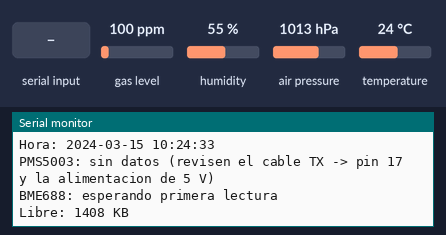
The sketch below on a simulated ESP32-S3. Parts: the last lines printed to the serial monitor. The inputs (shaded band) are chosen by the test bench; at power-on: gas level 100 ppm, humidity 55 %, air pressure 1013 hPa, temperature 24 °C. WiFi joins after 1.5 s; servers stay silent unless stated; the local clock reads 2024-03-15 10:24:30 at power-on unless the sketch sets it; storage starts empty.

Above: at 4.2 s.
4.3 s: "status 1\n" received over Serial
At 5.5 s:
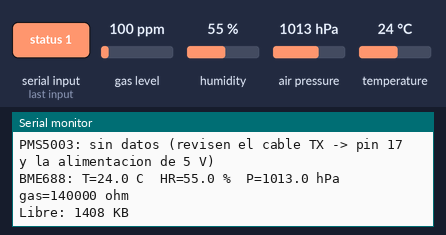
5.8 s: "start\n" received over Serial
At 6.3 s:
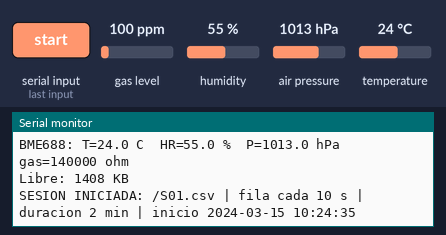
7.3 s: "status 150\n" received over Serial
At 8.2 s:
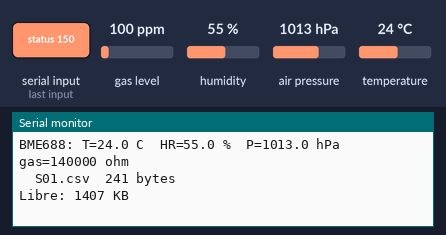
8.8 s: "start 1\n" received over Serial
At 9.5 s:
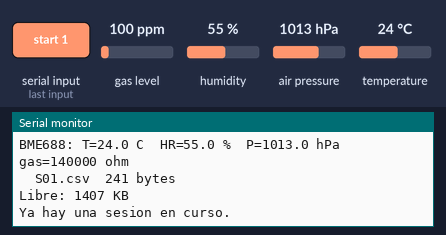
16.0 s: "dump\n" received over Serial
At 17.2 s:
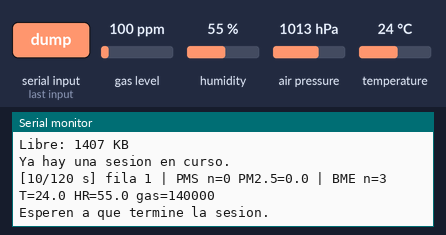
17.5 s: "/\n" received over Serial
At 18.5 s:
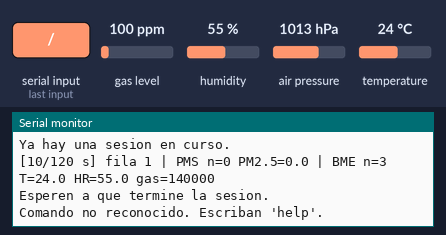

Measured:
- after the input at 4.3 s, the serial monitor: prints a new line at once (image 1)
- after the input at 5.8 s, the serial monitor: prints a new line at once (image 2)
- after the input at 7.3 s, the serial monitor: prints a new line at once (image 3)
- after the input at 8.8 s, the serial monitor: prints a new line at once (image 4)
- after the input at 16.0 s, the serial monitor: prints a new line at once (image 5)
- after the input at 17.5 s, the serial monitor: prints a new line at once (image 6)

The sketch:

esp32s3_logger.ino
```cpp
/*
 * Registro de datos PMS5003 + BME688 en ESP32-S3
 * ------------------------------------------------------------------
 * Pines:  SDA = 15, SCL = 16 (BME688)   |   PMS5003 TX -> pin 17 (RX del ESP32)
 * Librerias (Library Manager): "Adafruit BME680 Library" y "Adafruit Unified Sensor"
 * Placa: ESP32S3 Dev Module. Si usan el puerto USB nativo, activen "USB CDC On Boot".
 *
 * Como funciona:
 *  - Los sensores trabajan SIEMPRE con el mismo ciclo (PMS5003 ~1 lectura/s, BME688 cada
 *    BME_PERIOD_MS), con o sin sesion. Asi el BME688 mantiene su ciclo de calentador constante.
 *  - Cada LOG_INTERVAL se guarda UNA fila con el PROMEDIO de todas las lecturas de esa ventana.
 *  - El CSV se escribe en la memoria del ESP32 (LittleFS) fila por fila, y al terminar la
 *    sesion se imprime por serial entre marcas (#BEGIN_CSV / #END_CSV) para que guardar_csv.py
 *    lo guarde en la PC. Tambien se puede pedir despues con el comando "dump".
 *
 * Comandos por Serial Monitor (115200, terminador "Newline"):
 *   help | status | ls
 *   set interval <segundos>     cada cuanto se guarda una fila (2 a 3600)
 *   set duration <minutos>      duracion de la sesion (1 a 1440)
 *   set id <nombre>             identificador de la sesion (ej. C1_ocupacion)
 *   settime AAAA-MM-DD HH:MM:SS fija la hora LOCAL (si no usan WiFi)
 *   start | stop
 *   e <texto>                   anota un evento en la siguiente fila (ej. "e entra persona 3")
 *   dump <archivo> | del <archivo>
 */

#include <Arduino.h>
#include <Wire.h>
#include <WiFi.h>
#include <LittleFS.h>
#include <time.h>
#include <sys/time.h>
#include <Adafruit_Sensor.h>
#include <Adafruit_BME680.h>

// ======================= PINES =======================
constexpr int PIN_SDA    = 15;
constexpr int PIN_SCL    = 16;
constexpr int PIN_PMS_RX = 18;   // pin del ESP32 conectado al TX del PMS5003

// ================ VALORES POR DEFECTO ================
uint32_t logIntervalS = 10;      // cada cuantos segundos se guarda una fila
uint32_t durationMin  = 2;     // duracion de la sesion en minutos
String   sessionId    = "S01";   // nombre del archivo: /<sessionId>.csv

// BME688: NO cambien esto entre sesiones, y usen lo mismo en el firmware final.
constexpr uint16_t HEATER_TEMP_C  = 320;    // temperatura del calentador (C)
constexpr uint16_t HEATER_MS      = 150;    // duracion del calentamiento (ms)
constexpr uint32_t BME_PERIOD_MS  = 3000;   // una medicion cada 3 s

// WiFi solo para fijar la hora por NTP al arrancar (despues se apaga). Dejen vacio para no usarlo.
const char* WIFI_SSID = "INFINITUM052C";
const char* WIFI_PASS = "4srXAECjed";
const char* TZ_INFO   = "PST8PDT,M3.2.0,M11.1.0";   // hora de Tijuana/Mexicali

constexpr uint32_t SERIAL_BAUD = 115200;

// ===================== ESTADO ========================
Adafruit_BME680 bme;
bool bmeOk      = false;
bool timeSynced = false;

bool     running = false;
File     logFile;
String   logName;
String   activeId;
uint32_t startMs = 0, nextLogMs = 0, nextBmeMs = 0, rowCount = 0;
uint32_t effInterval = 10, effDuration = 120;

// Acumuladores de la ventana actual
double   pmsSum[12]; uint32_t pmsN = 0;   // 0-5: PM (cf1 y atm), 6-11: conteos por tamano
double   bmeSum[4];  uint32_t bmeN = 0;   // temp, HR, presion (hPa), resistencia de gas (ohm)
String   pendingEvent;

// Ultimas lecturas (para "status")
double   lastPms[12]; bool havePms = false;
double   lastBme[4];  bool haveBme = false;

const char* CSV_HEADER =
  "session_id,epoch_utc,timestamp_local,elapsed_s,pms_n,"
  "pm1_0_cf1,pm2_5_cf1,pm10_cf1,pm1_0_atm,pm2_5_atm,pm10_atm,"
  "n0_3,n0_5,n1_0,n2_5,n5_0,n10,"
  "bme_n,temp_c,rh_pct,pressure_hpa,gas_ohm,log10_gas,abs_hum_gm3,"
  "heater_c,heater_ms,event,co2_ref_ppm";

// ================== UTILIDADES =======================
double absHumidity(double tC, double rh) {   // g/m3
  return 6.112 * exp(17.67 * tC / (tC + 243.5)) * rh * 2.1674 / (273.15 + tC);
}

void resetAccumulators() {
  for (int i = 0; i < 12; i++) pmsSum[i] = 0;
  for (int i = 0; i < 4; i++)  bmeSum[i] = 0;
  pmsN = 0; bmeN = 0;
}

String sanitizeId(String s) {
  String o;
  for (size_t i = 0; i < s.length() && o.length() < 40; i++) {
    char c = s[i];
    if (isalnum((unsigned char)c) || c == '_' || c == '-') o += c;
  }
  return o;
}

String sanitizeEvent(String s) {
  s.replace(",", ";");
  s.replace("\n", " ");
  s.replace("\r", " ");
  return s;
}

String normPath(String n) {
  n.trim();
  if (!n.startsWith("/")) n = "/" + n;
  return n;
}

bool syncTime() {
  if (strlen(WIFI_SSID) == 0) return false;
  Serial.print("Conectando a WiFi para fijar la hora");
  WiFi.mode(WIFI_STA);
  WiFi.begin(WIFI_SSID, WIFI_PASS);
  uint32_t t0 = millis();
  while (WiFi.status() != WL_CONNECTED && millis() - t0 < 15000) { delay(300); Serial.print("."); }
  Serial.println();
  if (WiFi.status() != WL_CONNECTED) {
    Serial.println("No se pudo conectar. Usen 'settime' para fijar la hora.");
    WiFi.mode(WIFI_OFF);
    return false;
  }
  configTzTime(TZ_INFO, "pool.ntp.org", "time.google.com");
  struct tm ti;
  bool ok = getLocalTime(&ti, 10000);
  WiFi.disconnect(true);
  WiFi.mode(WIFI_OFF);   // se apaga para no calentar el BME688
  Serial.println(ok ? "Hora sincronizada por NTP." : "NTP fallo. Usen 'settime'.");
  return ok;
}

String localTimeString() {
  if (!timeSynced) return "sin hora";
  time_t now = time(nullptr);
  struct tm t; localtime_r(&now, &t);
  char b[24]; strftime(b, sizeof b, "%Y-%m-%d %H:%M:%S", &t);
  return String(b);
}

// ================== LECTURA PMS5003 ==================
// Trama de 32 bytes: 0x42 0x4D, longitud (28), 13 palabras de datos, suma de verificacion.
void pmsService() {
  static uint8_t buf[32];
  static uint8_t idx = 0;
  while (Serial1.available()) {
    uint8_t b = Serial1.read();
    if (idx == 0) {
      if (b == 0x42) buf[idx++] = b;
    } else if (idx == 1) {
      if (b == 0x4D) buf[idx++] = b;
      else idx = (b == 0x42) ? 1 : 0;
    } else {
      buf[idx++] = b;
      if (idx == 32) {
        idx = 0;
        uint16_t sum = 0;
        for (int i = 0; i < 30; i++) sum += buf[i];
        uint16_t chk = ((uint16_t)buf[30] << 8) | buf[31];
        uint16_t len = ((uint16_t)buf[2] << 8) | buf[3];
        if (sum == chk && len == 28) {
          for (int i = 0; i < 12; i++) {
            double v = ((uint16_t)buf[4 + 2 * i] << 8) | buf[5 + 2 * i];
            lastPms[i] = v;
            if (running) pmsSum[i] += v;
          }
          havePms = true;
          if (running) pmsN++;
        }
      }
    }
  }
}

// ================== LECTURA BME688 ===================
void bmeService() {
  if (!bmeOk) return;
  uint32_t now = millis();
  if ((int32_t)(now - nextBmeMs) < 0) return;
  nextBmeMs += BME_PERIOD_MS;
  if ((int32_t)(now - nextBmeMs) > 0) nextBmeMs = now + BME_PERIOD_MS;   // si nos atrasamos, no recuperar
  if (!bme.performReading()) return;
  double v[4] = { bme.temperature, bme.humidity, bme.pressure / 100.0, bme.gas_resistance };
  for (int i = 0; i < 4; i++) {
    lastBme[i] = v[i];
    if (running) bmeSum[i] += v[i];
  }
  haveBme = true;
  if (running) bmeN++;
}

// ================== FILA DEL CSV =====================
String buildRow(uint32_t elapsedS) {
  String r; r.reserve(320);
  r += activeId;
  if (timeSynced) {
    time_t now = time(nullptr);
    struct tm t; localtime_r(&now, &t);
    char tb[24]; strftime(tb, sizeof tb, "%Y-%m-%d %H:%M:%S", &t);
    r += ','; r += String((unsigned long)now);
    r += ','; r += tb;
  } else {
    r += ",,";
  }
  r += ','; r += String((unsigned long)elapsedS);
  r += ','; r += String((unsigned long)pmsN);
  for (int i = 0; i < 12; i++) {
    r += ',';
    if (pmsN) r += String(pmsSum[i] / pmsN, 1);
  }
  r += ','; r += String((unsigned long)bmeN);
  if (bmeN) {
    double t = bmeSum[0] / bmeN, h = bmeSum[1] / bmeN, p = bmeSum[2] / bmeN, g = bmeSum[3] / bmeN;
    r += ','; r += String(t, 2);
    r += ','; r += String(h, 2);
    r += ','; r += String(p, 2);
    r += ','; r += String(g, 0);
    r += ','; r += String(log10(g), 4);
    r += ','; r += String(absHumidity(t, h), 3);
  } else {
    r += ",,,,,,";
  }
  r += ','; r += String((int)HEATER_TEMP_C);
  r += ','; r += String((int)HEATER_MS);
  r += ','; r += pendingEvent;
  r += ',';                       // co2_ref_ppm: se llena despues con los datos del AQM65
  return r;
}

// ================== ARCHIVOS =========================
void dumpFile(String name) {
  name = normPath(name);
  File f = LittleFS.open(name, "r");
  if (!f) { Serial.println("No existe: " + name); return; }
  Serial.print("#BEGIN_CSV,"); Serial.println(name.substring(1));
  uint8_t b[256]; size_t n;
  while ((n = f.read(b, sizeof b)) > 0) Serial.write(b, n);
  f.close();
  Serial.println("#END_CSV");
  Serial.flush();
}

void listFiles() {
  File root = LittleFS.open("/");
  File f = root.openNextFile();
  while (f) {
    Serial.printf("  %s  %lu bytes\n", f.name(), (unsigned long)f.size());
    f = root.openNextFile();
  }
  Serial.printf("Libre: %lu KB\n", (unsigned long)((LittleFS.totalBytes() - LittleFS.usedBytes()) / 1024));
}

// ================== SESION ===========================
void startSession() {
  if (running) { Serial.println("Ya hay una sesion en curso."); return; }
  if (!bmeOk) Serial.println("AVISO: BME688 no detectado, esas columnas quedaran vacias.");
  if (!timeSynced) Serial.println("AVISO: sin hora. Anoten la hora de inicio o usen 'settime'.");

  String base = sessionId;
  String name = "/" + base + ".csv";
  int n = 2;
  while (LittleFS.exists(name)) { name = "/" + base + "_" + String(n) + ".csv"; n++; }
  logFile = LittleFS.open(name, "w");
  if (!logFile) { Serial.println("No se pudo crear el archivo."); return; }
  logName  = name;
  activeId = name.substring(1, name.length() - 4);
  logFile.println(CSV_HEADER);
  logFile.flush();

  effInterval = logIntervalS;
  effDuration = durationMin;
  resetAccumulators();
  pendingEvent = "";
  rowCount = 0;
  startMs   = millis();
  nextLogMs = startMs + effInterval * 1000UL;
  running   = true;
  Serial.printf("SESION INICIADA: %s | fila cada %lu s | duracion %lu min | inicio %s\n",
                logName.c_str(), (unsigned long)effInterval, (unsigned long)effDuration,
                localTimeString().c_str());
}

void finishSession(const char* why) {
  running = false;
  logFile.close();
  Serial.printf("SESION TERMINADA (%s): %lu filas en %s | fin %s\n",
                why, (unsigned long)rowCount, logName.c_str(), localTimeString().c_str());
  dumpFile(logName);
}

void printStatus() {
  Serial.println("---- ESTADO ----");
  Serial.printf("Sesion: %s | intervalo %lu s | duracion %lu min | %s\n",
                sessionId.c_str(), (unsigned long)logIntervalS, (unsigned long)durationMin,
                running ? "EN CURSO" : "detenida");
  Serial.printf("Hora: %s\n", localTimeString().c_str());
  if (running) {
    Serial.printf("Transcurrido: %lu s, filas: %lu, archivo: %s\n",
                  (unsigned long)((millis() - startMs) / 1000), (unsigned long)rowCount, logName.c_str());
  }
  if (havePms) Serial.printf("PMS5003: PM1=%.0f PM2.5=%.0f PM10=%.0f (atm, ug/m3)\n", lastPms[3], lastPms[4], lastPms[5]);
  else         Serial.println("PMS5003: sin datos (revisen el cable TX -> pin 17 y la alimentacion de 5 V)");
  if (haveBme) Serial.printf("BME688: T=%.1f C  HR=%.1f %%  P=%.1f hPa  gas=%.0f ohm\n", lastBme[0], lastBme[1], lastBme[2], lastBme[3]);
  else         Serial.println(bmeOk ? "BME688: esperando primera lectura" : "BME688: NO detectado (revisen SDA 15, SCL 16)");
  listFiles();
}

void printHelp() {
  Serial.println("Comandos: help | status | ls | set interval <s> | set duration <min> | set id <nombre>");
  Serial.println("          settime AAAA-MM-DD HH:MM:SS | start | stop | e <evento> | dump <archivo> | del <archivo>");
}

// ================== COMANDOS =========================
void handleLine(String line) {
  line.trim();
  if (!line.length()) return;
  String cmd = line, arg = "";
  int sp = line.indexOf(' ');
  if (sp > 0) { cmd = line.substring(0, sp); arg = line.substring(sp + 1); arg.trim(); }
  cmd.toLowerCase();

  if (cmd == "help") { printHelp(); }
  else if (cmd == "status") { printStatus(); }
  else if (cmd == "ls") { listFiles(); }
  else if (cmd == "start") { startSession(); }
  else if (cmd == "stop") { if (running) finishSession("detenida a mano"); else Serial.println("No hay sesion en curso."); }
  else if (cmd == "dump") { if (running) Serial.println("Esperen a que termine la sesion."); else dumpFile(arg); }
  else if (cmd == "del") {
    if (running) { Serial.println("Esperen a que termine la sesion."); return; }
    String p = normPath(arg);
    Serial.println(LittleFS.remove(p) ? "Borrado " + p : "No existe " + p);
  }
  else if (cmd == "e") {
    if (!running) { Serial.println("Solo se pueden anotar eventos durante una sesion."); return; }
    pendingEvent = sanitizeEvent(arg);
    Serial.println("Evento anotado para la siguiente fila: " + pendingEvent);
  }
  else if (cmd == "settime") {
    if (running) { Serial.println("No cambien la hora durante una sesion."); return; }
    int y, mo, d, h, mi, s;
    if (sscanf(arg.c_str(), "%d-%d-%d %d:%d:%d", &y, &mo, &d, &h, &mi, &s) != 6) {
      Serial.println("Formato: settime 2026-10-14 05:00:00 (hora local)"); return;
    }
    struct tm t = {};
    t.tm_year = y - 1900; t.tm_mon = mo - 1; t.tm_mday = d;
    t.tm_hour = h; t.tm_min = mi; t.tm_sec = s; t.tm_isdst = -1;
    struct timeval tv = { mktime(&t), 0 };
    settimeofday(&tv, nullptr);
    timeSynced = true;
    Serial.println("Hora fijada: " + localTimeString());
  }
  else if (cmd == "set") {
    if (running) { Serial.println("No cambien la configuracion durante una sesion."); return; }
    String key = arg, val = "";
    int sp2 = arg.indexOf(' ');
    if (sp2 > 0) { key = arg.substring(0, sp2); val = arg.substring(sp2 + 1); val.trim(); }
    key.toLowerCase();
    if (key == "interval") {
      long v = val.toInt();
      if (v < 2 || v > 3600) { Serial.println("Intervalo entre 2 y 3600 s."); return; }
      logIntervalS = v;
      Serial.printf("Intervalo: %lu s\n", (unsigned long)logIntervalS);
    } else if (key == "duration") {
      long v = val.toInt();
      if (v < 1 || v > 1440) { Serial.println("Duracion entre 1 y 1440 min."); return; }
      durationMin = v;
      Serial.printf("Duracion: %lu min\n", (unsigned long)durationMin);
    } else if (key == "id") {
      String v = sanitizeId(val);
      if (!v.length()) { Serial.println("Nombre invalido (letras, numeros, _ y -)."); return; }
      sessionId = v;
      Serial.println("Identificador: " + sessionId);
    } else {
      Serial.println("Uso: set interval <s> | set duration <min> | set id <nombre>");
    }
  }
  else { Serial.println("Comando no reconocido. Escriban 'help'."); }
}

void readSerial() {
  static String buf;
  while (Serial.available()) {
    char c = Serial.read();
    if (c == '\n' || c == '\r') {
      if (buf.length()) { handleLine(buf); buf = ""; }
    } else if (buf.length() < 120) {
      buf += c;
    }
  }
}

// ================== SETUP / LOOP =====================
void setup() {
  Serial.begin(SERIAL_BAUD);
  delay(1500);
  Serial.println("\n=== Registro PMS5003 + BME688 ===");

  setenv("TZ", TZ_INFO, 1);
  tzset();

  if (!LittleFS.begin(true)) Serial.println("ERROR: no se pudo iniciar LittleFS");

  Serial1.setRxBufferSize(512);
  Serial1.begin(9600, SERIAL_8N1, PIN_PMS_RX, -1);

  Wire.begin(PIN_SDA, PIN_SCL);
  bmeOk = bme.begin(0x77) || bme.begin(0x76);
  if (bmeOk) {
    bme.setTemperatureOversampling(BME680_OS_8X);
    bme.setHumidityOversampling(BME680_OS_2X);
    bme.setPressureOversampling(BME680_OS_4X);
    bme.setIIRFilterSize(BME680_FILTER_SIZE_3);
    bme.setGasHeater(HEATER_TEMP_C, HEATER_MS);
  }
  nextBmeMs = millis();

  timeSynced = syncTime();
  resetAccumulators();
  printHelp();
  printStatus();
}

void loop() {
  readSerial();
  pmsService();
  bmeService();

  if (running && (int32_t)(millis() - nextLogMs) >= 0) {
    uint32_t elapsed = (rowCount + 1) * effInterval;
    String row = buildRow(elapsed);
    logFile.println(row);
    logFile.flush();
    Serial.printf("[%lu/%lu s] fila %lu | PMS n=%lu PM2.5=%.1f | BME n=%lu T=%.1f HR=%.1f gas=%.0f\n",
                  (unsigned long)elapsed, (unsigned long)(effDuration * 60UL), (unsigned long)(rowCount + 1),
                  (unsigned long)pmsN, pmsN ? pmsSum[4] / pmsN : 0.0,
                  (unsigned long)bmeN, bmeN ? bmeSum[0] / bmeN : 0.0,
                  bmeN ? bmeSum[1] / bmeN : 0.0, bmeN ? bmeSum[3] / bmeN : 0.0);
    pendingEvent = "";
    resetAccumulators();
    rowCount++;
    nextLogMs += effInterval * 1000UL;
    if (elapsed + effInterval > effDuration * 60UL) finishSession("tiempo cumplido");
  }
  delay(2);
}
```
